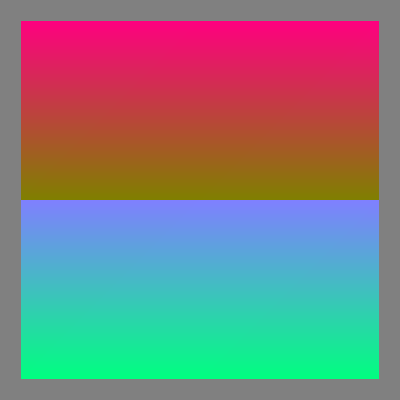

Source code (Python):
#!/usr/bin/env python

# Demonstrate 16-bit unsigned short texture rendering on a plane.

import vtkmodules.vtkInteractionStyle  # noqa: F401
import vtkmodules.vtkRenderingOpenGL2  # noqa: F401

from vtkmodules.vtkCommonCore import vtkUnsignedShortArray
from vtkmodules.vtkCommonDataModel import vtkImageData
from vtkmodules.vtkFiltersSources import vtkPlaneSource
from vtkmodules.vtkRenderingCore import (
    vtkActor,
    vtkPolyDataMapper,
    vtkRenderWindow,
    vtkRenderWindowInteractor,
    vtkRenderer,
    vtkTexture,
)

# Procedural 16-bit texture
image = vtkImageData()
image.SetExtent(0, 256, 0, 256, 0, 0)

pixels = vtkUnsignedShortArray()
pixels.SetNumberOfComponents(3)
pixels.SetNumberOfTuples(65536)

for i in range(65536):
    v = i & 0xFFFF
    pixels.SetTuple3(i, v, 65535 - v, (32768 + v) & 0xFFFF)

image.GetPointData().SetScalars(pixels)

texture = vtkTexture()
texture.SetColorModeToDirectScalars()
texture.SetInputData(image)

# Plane with texture
plane = vtkPlaneSource()

mapper = vtkPolyDataMapper()
mapper.SetInputConnection(plane.GetOutputPort())

actor = vtkActor()
actor.SetMapper(mapper)
actor.SetTexture(texture)

renderer = vtkRenderer()
renderer.SetBackground(0.5, 0.5, 0.5)
renderer.AddActor(actor)

render_window = vtkRenderWindow()
render_window.SetSize(400, 400)
render_window.AddRenderer(renderer)
render_window.SetWindowName("texture 16 bits")

interactor = vtkRenderWindowInteractor()
interactor.SetRenderWindow(render_window)

# Scene
renderer.ResetCamera()
renderer.GetActiveCamera().Zoom(1.3)
renderer.ResetCameraClippingRange()

interactor.Initialize()
interactor.Start()
